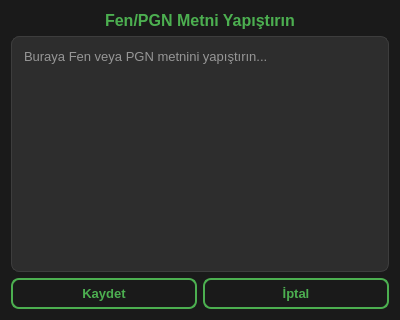
<?xml version="1.0" encoding="UTF-8"?>
<ui version="4.0">
 <class>AddGameDialog</class>
 <widget class="QDialog" name="AddGameDialog">
  <property name="geometry">
   <rect>
    <x>0</x>
    <y>0</y>
    <width>400</width>
    <height>320</height>
   </rect>
  </property>
  <property name="windowTitle">
   <string>Oyun Ekle</string>
  </property>
  <property name="styleSheet">
   <string notr="true">
QDialog {
    background-color: #1a1a1a;
}
QLabel {
    color: #4CAF50;
    font-size: 16px;
    font-weight: bold;
}
QTextEdit {
    background: #2d2d2d;
    color: #fff;
    border: 1px solid #3d3d3d;
    border-radius: 8px;
    font-size: 13px;
    padding: 8px;
}
QPushButton {
    background-color: transparent;
    border: 2px solid #4CAF50;
    color: #4CAF50;
    padding: 6px 18px;
    border-radius: 8px;
    font-size: 13px;
    font-weight: bold;
}
QPushButton:hover {
    background-color: #4CAF50;
    color: white;
}
   </string>
  </property>
  <layout class="QVBoxLayout" name="verticalLayout">
   <item>
    <widget class="QLabel" name="label">
     <property name="text">
      <string>Fen/PGN Metni Yapıştırın</string>
     </property>
     <property name="alignment">
      <set>Qt::AlignCenter</set>
     </property>
    </widget>
   </item>
   <item>
    <widget class="QTextEdit" name="fenTextEdit">
     <property name="placeholderText">
      <string>Buraya Fen veya PGN metnini yapıştırın...</string>
     </property>
     <property name="minimumHeight">
      <number>140</number>
     </property>
    </widget>
   </item>
   <item>
    <layout class="QHBoxLayout" name="buttonLayout">
     <item>
      <widget class="QPushButton" name="saveButton">
       <property name="text">
        <string>Kaydet</string>
       </property>
      </widget>
     </item>
     <item>
      <widget class="QPushButton" name="cancelButton">
       <property name="text">
        <string>İptal</string>
       </property>
      </widget>
     </item>
    </layout>
   </item>
  </layout>
 </widget>
 <resources/>
 <connections/>
</ui> 
